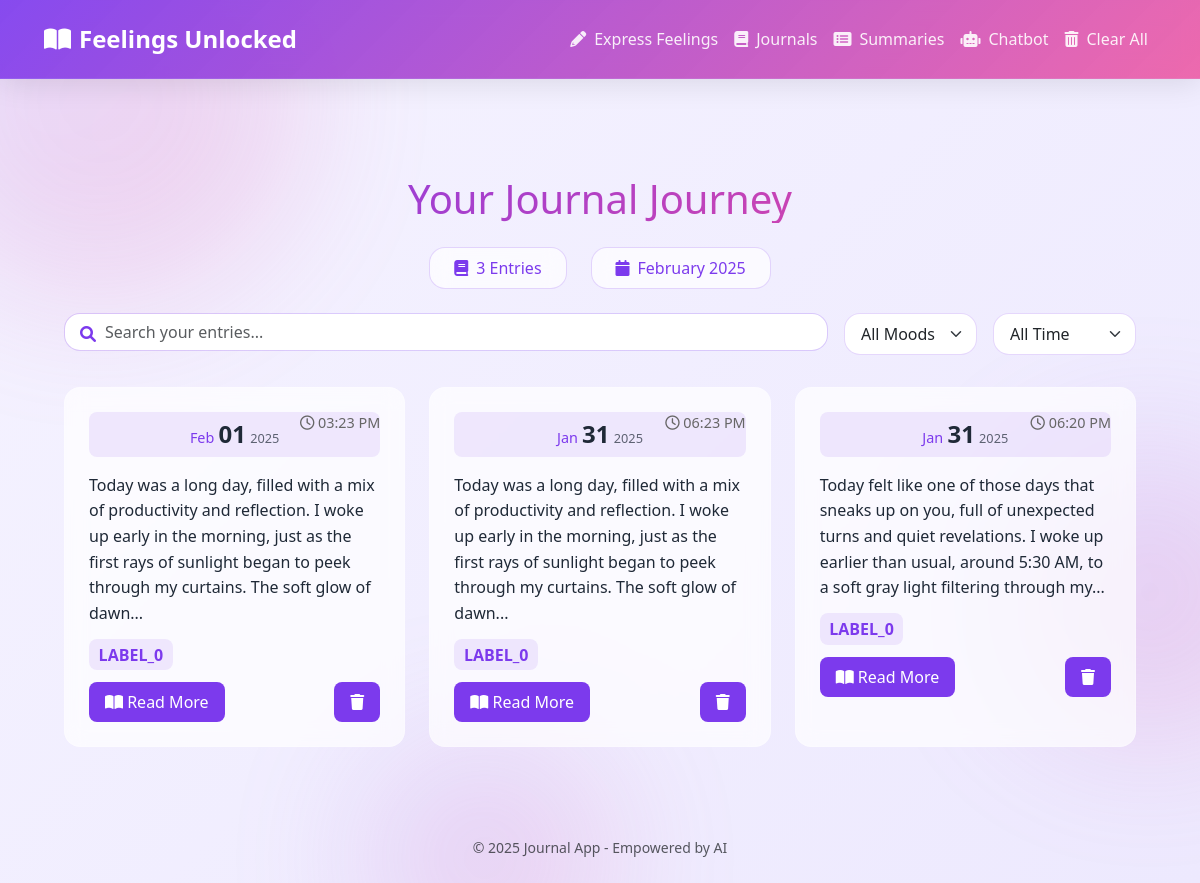
The app's page /journals, older data.
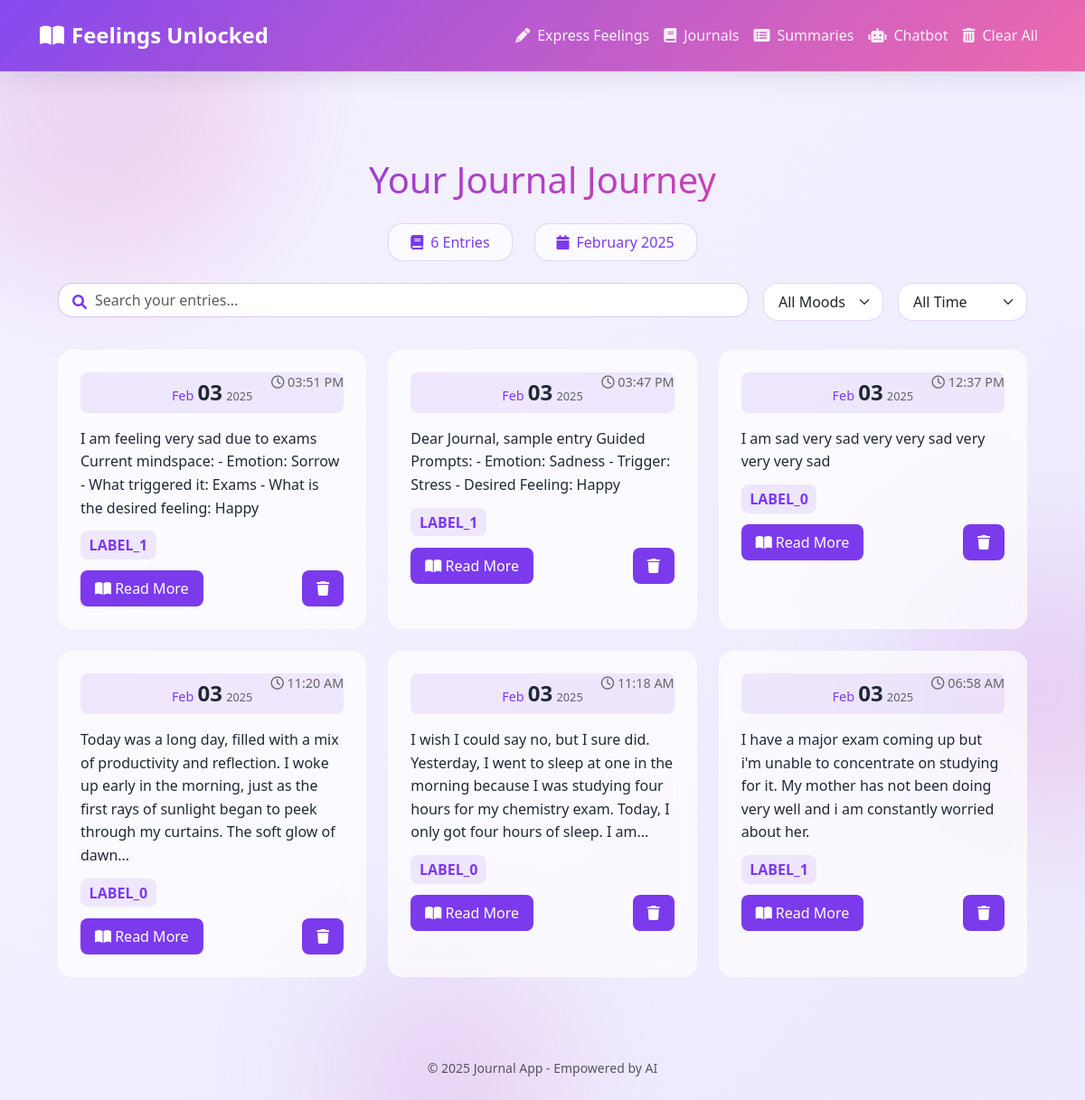
The same page, newer data.
### app.py (models this page shows, shortened)
class JournalEntry(db.Model):
    id = db.Column(db.Integer, primary_key=True)
    content = db.Column(db.Text, nullable=False)
    summary = db.Column(db.Text, nullable=True)
    sentiment = db.Column(db.Text, nullable=True)
    date_created = db.Column(db.DateTime, default=lambda: datetime.now(pytz.timezone('Asia/Kolkata')))  # Use a lambda function

### app.py (the view)
@app.route('/journals')
def journals():
    sentiment_filter = request.args.get('sentiment')
    date_filter = request.args.get('date')
    entries = JournalEntry.query
    if sentiment_filter:
        entries = entries.filter(JournalEntry.sentiment == sentiment_filter)
    if date_filter == 'week':
        entries = entries.filter(JournalEntry.date_created >= (datetime.now(pytz.timezone('Asia/Kolkata')) - timedelta(weeks=1)))
    elif date_filter == 'month':
        entries = entries.filter(JournalEntry.date_created >= (datetime.now(pytz.timezone('Asia/Kolkata')) - timedelta(days=30)))
    elif date_filter == 'year':
        entries = entries.filter(JournalEntry.date_created >= (datetime.now(pytz.timezone('Asia/Kolkata')) - timedelta(days=365)))
    entries = entries.order_by(JournalEntry.date_created.desc()).all()
    return render_template('journals.html', entries=entries)

### templates/journals.html (shortened to what this page needs)
{% extends 'base.html' %}
{% block content %}
<div class="journals-container fade-in">
    <h1 class="text-center gradient-text mb-4">Your Journal Journey</h1>
    <div class="d-flex justify-content-center gap-4 mb-4 stats-bar">
        <div class="stat-badge">
            <i class="fas fa-book"></i>
            {{ entries|length }} Entries
        </div>
        <div class="stat-badge">
            <i class="fas fa-calendar"></i>
            {{ entries[0].date_created.strftime('%B %Y') if entries }}
        </div>
    </div>
    <div class="search-section mb-4">
        <div class="d-flex gap-3 flex-wrap">
            <div class="search-box flex-grow-1">
                <i class="fas fa-search"></i>
                <input type="text" placeholder="Search your entries..." class="form-control" id="searchInput">
            </div>
            <select class="form-select w-auto" id="sentimentFilter" onchange="filterEntries()">
                <option value="">All Moods</option>
            </select>
            <select class="form-select w-auto" id="dateFilter" onchange="filterEntries()">
                <option value="">All Time</option>
            </select>
        </div>
    </div>
    <div class="journal-grid">
        {% for entry in entries %}
        <div class="journal-card" data-sentiment="{{ entry.sentiment.lower() }}" data-full-content="{{ entry.content|e }}">
            <div class="date-badge">
                <span class="month">{{ entry.date_created.strftime('%b') }}</span>
                <span class="day">{{ entry.date_created.strftime('%d') }}</span>
                <span class="year">{{ entry.date_created.strftime('%Y') }}</span>
            </div>
            <div class="time-stamp">
                <i class="far fa-clock"></i>
                {{ entry.date_created.strftime('%I:%M %p') }}
            </div>
            <div class="card-content">
                <p class="preview-text">{{ entry.content|truncate(200) }}</p>
                <div class="sentiment">
                    <span class="sentiment-tag">{{ entry.sentiment }}</span>
                </div>
            </div>
            <div class="card-actions">
                <button class="btn-read-more" onclick="showJournalModal({{ loop.index0 }})">
                    <i class="fas fa-book-open"></i> Read More
                </button>
                <form action="{{ url_for('delete_entry', entry_id=entry.id) }}"
                      method="POST"
                      class="d-inline"
                      onsubmit="return confirmDelete()">
                    <button type="submit" class="btn-delete">
                        <i class="fas fa-trash"></i>
                    </button>
                </form>
            </div>
        </div>
        {% endfor %}
    </div>
</div>
{% endblock %}

### templates/base.html (shortened to what this page needs)
<!DOCTYPE html>
<html lang="en">
<head>
    <link href="https://cdnjs.cloudflare.com/ajax/libs/bootstrap/5.3.0/css/bootstrap.min.css" rel="stylesheet">
    <link href="https://cdnjs.cloudflare.com/ajax/libs/font-awesome/6.0.0/css/all.min.css" rel="stylesheet">
</head>
<body>
    <div class="bg-shapes">
        <div class="shape"></div>
        <div class="shape"></div>
        <div class="shape"></div>
    </div>
    <nav class="navbar navbar-expand-lg">
        <div class="container-fluid">
            <a class="navbar-brand" href="#">
                <i class="fas fa-book-open"></i>
                Feelings Unlocked
            </a>
            <div class="collapse navbar-collapse" id="navbarNav">
                <ul class="navbar-nav ms-auto">
                    <li class="nav-item">
                        <a class="nav-link" href="{{ url_for('express_feelings') }}">
                            <i class="fas fa-pencil-alt me-2"></i>Express Feelings
                        </a>
                    </li>
                    <li class="nav-item">
                        <a class="nav-link" href="{{ url_for('journals') }}">
                            <i class="fas fa-book me-2"></i>Journals
                        </a>
                    </li>
                    <li class="nav-item">
                        <a class="nav-link" href="{{ url_for('summaries') }}">
                            <i class="fas fa-list-alt me-2"></i>Summaries
                        </a>
                    </li>
                    <li class="nav-item">
                        <a class="nav-link" href="{{ url_for('chatbot') }}">
                            <i class="fas fa-robot me-2"></i>Chatbot
                        </a>
                    </li>
                    <li class="nav-item">
                        <a class="nav-link text-danger" href="{{ url_for('clear_entries') }}">
                            <i class="fas fa-trash-alt me-2"></i>Clear All
                        </a>
                    </li>
                </ul>
            </div>
        </div>
    </nav>
    <div class="container">
        {% block content %}{% endblock %}
    </div>
    <footer class="text-center py-4 text-muted">
        <small>&copy; 2025 Journal App - Empowered by AI</small>
    </footer>
</body>
</html>

### templates/base.html (style rules this page uses)
:root { --primary: #7C3AED; --primary-dark: #6D28D9; --primary-light: #A78BFA; --secondary: #EC4899; --background: #F5F3FF; --surface: #ffffff; --text: #1F2937; --glass: rgba(255, 255, 255, 0.7); --glass-gradient: linear-gradient( 135deg, rgba(255, 255, 255, 0.8), rgba(255, 255, 255, 0.4) ); --nav-glass: linear-gradient( 135deg, rgba(124, 58, 237, 0.9), rgba(236, 72, 153, 0.8) ); }
body { background: linear-gradient(135deg, #F5F3FF 0%, #EDE9FE 100%); color: var(--text); font-family: 'Segoe UI', system-ui, -apple-system, sans-serif; min-height: 100vh; display: flex; flex-direction: column; position: relative; overflow-x: hidden; }
.bg-shapes { position: fixed; top: 0; left: 0; right: 0; bottom: 0; z-index: -1; overflow: hidden; }
.shape { position: absolute; background: linear-gradient(135deg, var(--primary-light), var(--secondary)); border-radius: 50%; filter: blur(70px); opacity: 0.2; animation: float 20s infinite; }
.shape:nth-child(1) { width: 400px; height: 400px; top: -100px; left: -100px; animation-delay: -2s; }
.shape:nth-child(2) { width: 300px; height: 300px; top: 50%; right: -100px; animation-delay: -4s; }
.shape:nth-child(3) { width: 250px; height: 250px; bottom: -100px; left: 30%; animation-delay: -6s; }
.navbar { background: var(--nav-glass); backdrop-filter: blur(10px); -webkit-backdrop-filter: blur(10px); box-shadow: 0 4px 30px rgba(0, 0, 0, 0.1); border-bottom: 1px solid rgba(255, 255, 255, 0.1); padding: 1rem 2rem; margin-bottom: 2rem; }
.navbar-brand { font-size: 1.5rem; font-weight: 700; color: white !important; display: flex; align-items: center; gap: 0.5rem; position: relative; transition: all 0.3s ease; }
.navbar-brand::after { content: ''; position: absolute; bottom: -5px; left: 0; width: 0; height: 2px; background: white; transition: width 0.3s ease; }
.nav-link { color: rgba(255, 255, 255, 0.9) !important; font-weight: 500; padding: 0.5rem 1rem; border-radius: 10px; transition: all 0.3s ease; position: relative; z-index: 1; }
.nav-link::before { content: ''; position: absolute; top: 0; left: 0; right: 0; bottom: 0; background: rgba(255, 255, 255, 0.1); border-radius: 10px; transform: scale(0.8); opacity: 0; transition: all 0.3s ease; z-index: -1; }
.nav-link i { transition: transform 0.3s ease; }
.container { flex: 1; padding: 2rem; max-width: 1400px; position: relative; }

Row changes from the older to the newer data that the page shows:
removed JournalEntry: date_created "Jan", date_created "31", date_created "2025", date_created "06:23 PM", content "Today was a long day, filled with a mix of productivity and reflection. I woke up early in the morning, just as the first rays of sunlight began to peek through my curtains. The soft glow of dawn...", sentiment "LABEL_0"
removed JournalEntry: date_created "Jan", date_created "31", date_created "2025", date_created "06:20 PM", content "Today felt like one of those days that sneaks up on you, full of unexpected turns and quiet revelations. I woke up earlier than usual, around 5:30 AM, to a soft gray light filtering through my...", sentiment "LABEL_0"
changed JournalEntry: date_created "01" → "03"; date_created "03:23 PM" → "03:51 PM"; content "Today was a long day, filled with a mix of productivity and reflection. I woke up early in the morning, just as the first rays of sunlight began to peek through my curtains. The soft glow of dawn..." → "I am feeling very sad due to exams Current mindspace: - Emotion: Sorrow - What triggered it: Exams - What is the desired feeling: Happy"; sentiment "LABEL_0" → "LABEL_1"
added JournalEntry: date_created "Feb", date_created "03", date_created "2025", date_created "03:47 PM", content "Dear Journal, sample entry Guided Prompts: - Emotion: Sadness - Trigger: Stress - Desired Feeling: Happy", sentiment "LABEL_1"
added JournalEntry: date_created "Feb", date_created "03", date_created "2025", date_created "12:37 PM", content "I am sad very sad very very sad very very very sad", sentiment "LABEL_0"
added JournalEntry: date_created "Feb", date_created "03", date_created "2025", date_created "11:20 AM", content "Today was a long day, filled with a mix of productivity and reflection. I woke up early in the morning, just as the first rays of sunlight began to peek through my curtains. The soft glow of dawn...", sentiment "LABEL_0"
added JournalEntry: date_created "Feb", date_created "03", date_created "2025", date_created "11:18 AM", content "I wish I could say no, but I sure did. Yesterday, I went to sleep at one in the morning because I was studying four hours for my chemistry exam. Today, I only got four hours of sleep. I am...", sentiment "LABEL_0"
added JournalEntry: date_created "Feb", date_created "03", date_created "2025", date_created "06:58 AM", content "I have a major exam coming up but i'm unable to concentrate on studying for it. My mother has not been doing very well and i am constantly worried about her.", sentiment "LABEL_1"
Text that changed along with them:
{{ entries|length }}: "3" → "6"
